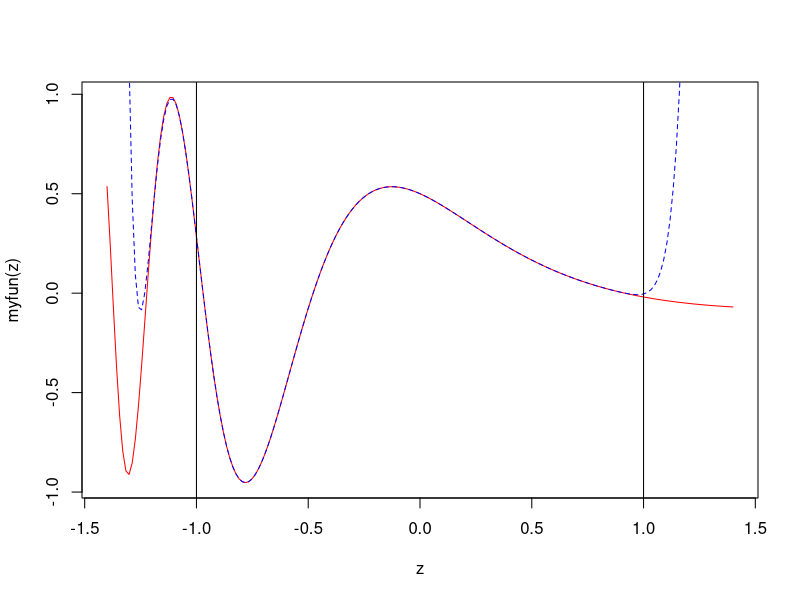
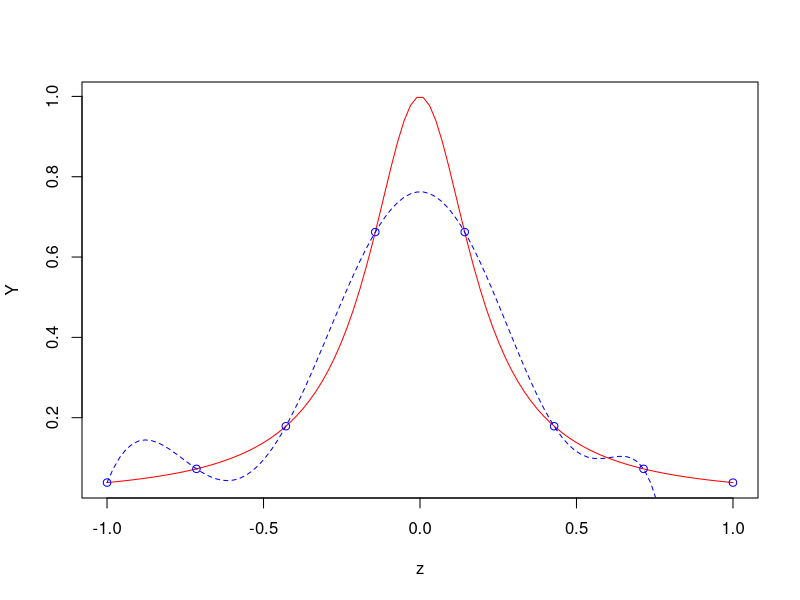
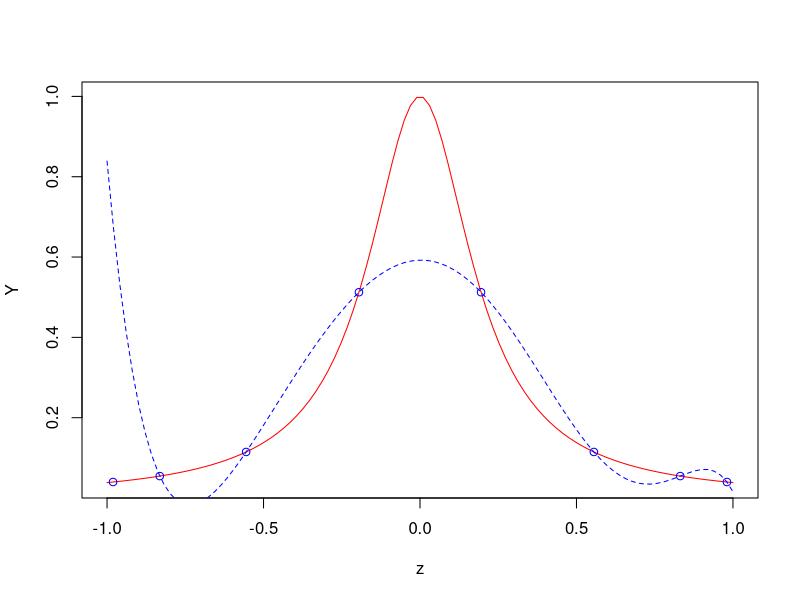

The R source for these figures, in order:
#' ---
#' title: "MACS205 : TD2"
#' output: html_document
#' author: Régis Gourdel
#' ---
#' 
#' **Exercice 1**
#' 
#' *1/*
#' On montre par récurrence avec le théorème de Rolle que pour tout $k \in \mathbf{N}_p$, $g^{(k)}$ s'annule $p + 1 - k$ fois.
#' En effet, entre chaque paire de zéros de $g^{(k)}$ on trouve un zéro de $g^{(k + 1)}$ d'après le théorème de Rolle.
#' 
#' Le résultat pour l'ordre $p$ est alors celui recherché.
#' 
#' *2/*
#' Pour tout $x \in \{ x_0,\ldots, x_n \}$ on a $f(x) - L_n f(x) = 0$ donc la formule (1) est vérifiée en prenant le $\xi_x$ donné par la question précédente.
#' 
#' *3/*
#' On a
#' $$L_{n + 1}f - L_n f = \sum_{i = 0}^{n + 1} f(x_i) l_i - \sum_{i = 0}^{n} f(x_i) l_i = f(x_{i + 1}) l_{i + 1} = c \omega_{n + 1}\ .$$
#' avec $c = \frac{f(x_{i + 1})}{ \prod_{i = 0}^{n} x_{n + 1} - x_i }$.
#' 
#' *4/*
#' D'après la question 2, la fonction $g$ s'annule en $n + 1$ points.
#' En lui appliquant le résultat du lemme 1 il vient donc $\exists \xi \in [ \min(x_0,x), \max(x_0,x)], g^{(n + 1)}(\xi) = 0$.
#' En remarquant que $g = f - L_n f - c \omega_{n + 1}$ on obtient donc le résultat voulu.
#' 
#' *5/*
#' On sait que $L_n f$ est un polynôme de degré $n$, d'où $(L_n f)^{(n + 1)}(\xi) = 0$.
#' De plus $\omega_{n + 1}$ est de degré $n + 1$, donc $\omega_{n + 1}^{(n + 1)}$ est constant égal à $(n + 1)!$.
#' Il vient donc $c = \frac{f^{(n + 1)}(\xi)}{(n + 1)!}$.
#' 
#' *6/*
#' On a
#' $$E_n f = L_{n + 1} f - L_n f $$
#' 
#' 
#' **Exercice 3**
#' 
#' *1/*
#' Le résultat est immédiat en considérant la décomposition dans le base de Newton puisque $\omega_k$ est le seul polynôme dans la décomposition de degré au moins $k$.
#' 
#' *2/*
#' Un calcul immédiat montre $\forall 1 \leq i \leq k - 1, \tilde{p}_k(x_i) = f(x_i) = p_k(x_i)$.
#' On observe aussi que ce résultat est encore vrai pour $i = 0$ et $i = k$.
#' Donc $\tilde{p}_k$ et $p_k$ coïncident en $k + 1$ points.
#' Puisqu'ils sont de degré $k$ on en déduit $\tilde{p}_k = p_k$.
#' 
#' *3/*
#' Le résultat voulu s'obtient en prenant les coefficients dominant dans le résultat précédent.
#' 
#' *4/*
dividif = function(x,y){
  ##  Newton's Divided differences
  ## @param x: a vector containing the interpolation nodes 
  ## @param y: a vector of same size as x:
  ##           values of the interpolated function at the nodes
  ## @return : a vector of same size as x:
  ##          the divided differences
  ##          \eqn{f_[x_0, ... x_k]} of order 'length(x) -1'. 
  
  n = length(x) - 1 ## degree of the Lagrange polynomial
  d  = y
  for (j in 2:(n+1)) {
    d[j : (n + 1)] = (d[j : (n + 1)] - d[(j - 1) : n]) / (x[j  : (n + 1)] - x[1 : (n - j + 2)])
  }
  return(d)
}
#' 
#' 
#' **Exercice 4**
#' 
#' *1/*
eval = function(a,x){
  n = length(a) - 1
  if (n == 0) return(a[1])
  else{
    a[n] = a[n] + x*a[n + 1]
    return(eval(a[1:n], x))
  }
}

#' *2/*
hornerNewton = function(a,x,z){
  ## Horner's method: Evaluates  a polynom P at points z, given
  ## nodes x and the coefficients a of P in Newton's basis
  ##
  ## @param a : vector: the  coefficients of the polynomial in
  ##           Newton's basis
  ## @param x : the interpolation nodes. 
  ## @param z : vector of points where the polynom needs to be
  ##            evaluated. 
  ## @return  : a vector of same size as z: the value of the
  ##            polynomial at points z.
  ## 
  n = length(x);
  f  = a[n] * (z-x[n-1]) + a[n-1]
  for(i in 2:n-1){
    f = f * (z - x[n - i]) + a[n - i]
  }
  return(f)
}

#' **Exercice 5**
interpolDividif=function(x,y,z){
  ## Efficient Lagrange interpolation using Horner's method with  
  ## Newton basis for evaluation
  ## @param x : vector containing the interpolation nodes 
  ## @param y : vector of same size as x: values of the interpolated
  ##            function at the nodes
  ## @param z : vector of points where the  interpolating polynomial
  ##            needs to be evaluated. 
  ## @return  : vector of same size as z: the value of the
  ##            interpolating polynomial at points z.
  
  d = dividif(x,y)
  return(hornerNewton(d,x,z))
}

myfun = function(x){ cos(5*x/(2 + x)) / (1 + (1 + x)^2) }
n = 20
x = seq(-1,1,length.out = n)
z = seq(-1.4,1.4,length.out = 10*n)
val = interpolDividif(x,myfun(x),z)

plot(z, myfun(z), type = 'l', col="red")
lines(z, val, type = 'l', col="blue", lty = 2)
abline(v = -1)
abline(v = 1)

#' **Exercice 6**
funRunge = function(x){ 1/(1 + (5*x)^2) }

#' *1/*
n = 8
m = 100
x = seq(-1,1,length.out = n)
z = seq(-1,1,length.out = m)
val = interpolDividif(x, funRunge(x), z)

Y = funRunge(z)
plot(z, Y, type = 'l', col="red")
lines(z, val, type = 'l', col="blue", lty = 2)
lines(x, funRunge(x), type = 'p', col="blue")

#' *2/*
xtche = sapply( pi/n*seq(0, (n-1)) + pi/(2*n), cos )

val = interpolDividif(xtche, funRunge(xtche), z)
plot(z, Y, type = 'l', col="red")
lines(z, val, type = 'l', col="blue", lty = 2)
lines(xtche, funRunge(xtche), type = 'p', col="blue")